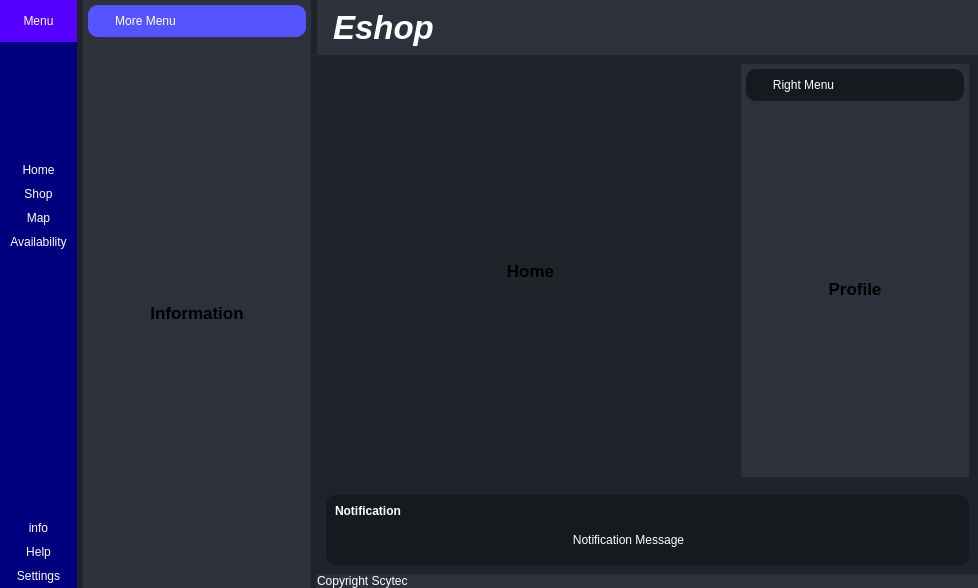
<?xml version="1.0" encoding="UTF-8"?>
<ui version="4.0">
 <class>MainWindow</class>
 <widget class="QMainWindow" name="MainWindow">
  <property name="geometry">
   <rect>
    <x>0</x>
    <y>0</y>
    <width>978</width>
    <height>588</height>
   </rect>
  </property>
  <property name="windowTitle">
   <string>MainWindow</string>
  </property>
  <property name="styleSheet">
   <string notr="true">#centralwidget{
	background-color: #1f232a;
}</string>
  </property>
  <widget class="QWidget" name="centralwidget">
   <property name="styleSheet">
    <string notr="true">*{
	border: none;
	background-color: transparent;
	background: transparent;
	padding: 0;
	margin: 0;
	color: #fff;
}
#leftMenuSubConatiner{
	background-color:#16191d;
}
#leftMenuSubContainer QPushButton{
	text-algin:left;
	padding: 5px 10px;
	border-top-left-radius: 10px;
	border-bottom-left-radius: 10px;
}
#centralwidget{
	background-color:#1f232a;
}
#CenterMenuSubContainer,#rightMenuSubContainer{
	background-color:#2c313c;
}
#frame_4,#frame_8,#PopupNotificationSubContainer{
	background-color:#16191d;
	border-radius: 10px;
}
#headerContainer,#footerContainer{
	background-color:#2c313c;
}</string>
   </property>
   <layout class="QHBoxLayout" name="horizontalLayout">
    <property name="spacing">
     <number>6</number>
    </property>
    <property name="leftMargin">
     <number>0</number>
    </property>
    <property name="topMargin">
     <number>0</number>
    </property>
    <property name="rightMargin">
     <number>0</number>
    </property>
    <property name="bottomMargin">
     <number>0</number>
    </property>
    <item alignment="Qt::AlignLeft">
     <widget class="QWidget" name="mainBodyContainer" native="true">
      <property name="styleSheet">
       <string notr="true">#leftMenuSubContainer{
	
	background-color: rgb(0, 0, 127);
}</string>
      </property>
      <layout class="QVBoxLayout" name="verticalLayout">
       <property name="spacing">
        <number>0</number>
       </property>
       <property name="leftMargin">
        <number>0</number>
       </property>
       <property name="topMargin">
        <number>0</number>
       </property>
       <property name="rightMargin">
        <number>0</number>
       </property>
       <property name="bottomMargin">
        <number>0</number>
       </property>
       <item>
        <widget class="QWidget" name="leftMenuSubContainer" native="true">
         <layout class="QVBoxLayout" name="verticalLayout_2">
          <property name="spacing">
           <number>0</number>
          </property>
          <property name="leftMargin">
           <number>0</number>
          </property>
          <property name="topMargin">
           <number>0</number>
          </property>
          <property name="rightMargin">
           <number>0</number>
          </property>
          <property name="bottomMargin">
           <number>0</number>
          </property>
          <item alignment="Qt::AlignTop">
           <widget class="QFrame" name="frame">
            <property name="styleSheet">
             <string notr="true">#frame{
	
	background-color: rgb(85, 0, 255);
}</string>
            </property>
            <property name="frameShape">
             <enum>QFrame::StyledPanel</enum>
            </property>
            <property name="frameShadow">
             <enum>QFrame::Raised</enum>
            </property>
            <layout class="QHBoxLayout" name="horizontalLayout_2">
             <item>
              <widget class="QPushButton" name="menuBtn">
               <property name="toolTip">
                <string>Menu</string>
               </property>
               <property name="text">
                <string>Menu</string>
               </property>
               <property name="icon">
                <iconset resource="resources.qrc">
                 <normaloff>:/icons/icons/align-justify.svg</normaloff>:/icons/icons/align-justify.svg</iconset>
               </property>
               <property name="iconSize">
                <size>
                 <width>24</width>
                 <height>24</height>
                </size>
               </property>
              </widget>
             </item>
            </layout>
           </widget>
          </item>
          <item alignment="Qt::AlignTop">
           <widget class="QFrame" name="frame_2">
            <property name="sizePolicy">
             <sizepolicy hsizetype="Preferred" vsizetype="Preferred">
              <horstretch>0</horstretch>
              <verstretch>0</verstretch>
             </sizepolicy>
            </property>
            <property name="frameShape">
             <enum>QFrame::StyledPanel</enum>
            </property>
            <property name="frameShadow">
             <enum>QFrame::Raised</enum>
            </property>
            <layout class="QVBoxLayout" name="verticalLayout_3">
             <property name="spacing">
              <number>0</number>
             </property>
             <property name="leftMargin">
              <number>0</number>
             </property>
             <property name="topMargin">
              <number>0</number>
             </property>
             <property name="rightMargin">
              <number>0</number>
             </property>
             <property name="bottomMargin">
              <number>0</number>
             </property>
             <item>
              <widget class="QPushButton" name="HomeBtn">
               <property name="toolTip">
                <string>Home</string>
               </property>
               <property name="text">
                <string>Home</string>
               </property>
               <property name="icon">
                <iconset resource="resources.qrc">
                 <normaloff>:/icons/icons/menu.png</normaloff>:/icons/icons/menu.png</iconset>
               </property>
               <property name="iconSize">
                <size>
                 <width>32</width>
                 <height>32</height>
                </size>
               </property>
              </widget>
             </item>
             <item>
              <widget class="QPushButton" name="ShopBtn">
               <property name="toolTip">
                <string>Shop</string>
               </property>
               <property name="text">
                <string>Shop</string>
               </property>
               <property name="icon">
                <iconset resource="resources.qrc">
                 <normaloff>:/icons/icons/carrito-de-compras.png</normaloff>:/icons/icons/carrito-de-compras.png</iconset>
               </property>
               <property name="iconSize">
                <size>
                 <width>40</width>
                 <height>40</height>
                </size>
               </property>
              </widget>
             </item>
             <item>
              <widget class="QPushButton" name="Mapbtn">
               <property name="toolTip">
                <string>Map</string>
               </property>
               <property name="text">
                <string>Map</string>
               </property>
               <property name="icon">
                <iconset resource="resources.qrc">
                 <normaloff>:/icons/icons/seguimiento (2).png</normaloff>:/icons/icons/seguimiento (2).png</iconset>
               </property>
               <property name="iconSize">
                <size>
                 <width>32</width>
                 <height>32</height>
                </size>
               </property>
              </widget>
             </item>
             <item>
              <widget class="QPushButton" name="AvailabilityBtn">
               <property name="toolTip">
                <string>Availability</string>
               </property>
               <property name="text">
                <string>Availability</string>
               </property>
               <property name="icon">
                <iconset resource="resources.qrc">
                 <normaloff>:/icons/icons/habla-a.png</normaloff>:/icons/icons/habla-a.png</iconset>
               </property>
               <property name="iconSize">
                <size>
                 <width>32</width>
                 <height>32</height>
                </size>
               </property>
              </widget>
             </item>
            </layout>
           </widget>
          </item>
          <item alignment="Qt::AlignBottom">
           <widget class="QFrame" name="frame_3">
            <property name="frameShape">
             <enum>QFrame::StyledPanel</enum>
            </property>
            <property name="frameShadow">
             <enum>QFrame::Raised</enum>
            </property>
            <layout class="QVBoxLayout" name="verticalLayout_4">
             <property name="spacing">
              <number>0</number>
             </property>
             <property name="leftMargin">
              <number>0</number>
             </property>
             <property name="topMargin">
              <number>0</number>
             </property>
             <property name="rightMargin">
              <number>0</number>
             </property>
             <property name="bottomMargin">
              <number>0</number>
             </property>
             <item>
              <spacer name="verticalSpacer">
               <property name="orientation">
                <enum>Qt::Vertical</enum>
               </property>
               <property name="sizeHint" stdset="0">
                <size>
                 <width>20</width>
                 <height>200</height>
                </size>
               </property>
              </spacer>
             </item>
             <item>
              <widget class="QPushButton" name="infoBtn">
               <property name="toolTip">
                <string>info</string>
               </property>
               <property name="text">
                <string>info</string>
               </property>
               <property name="icon">
                <iconset resource="resources.qrc">
                 <normaloff>:/icons/icons/info.svg</normaloff>:/icons/icons/info.svg</iconset>
               </property>
               <property name="iconSize">
                <size>
                 <width>24</width>
                 <height>24</height>
                </size>
               </property>
              </widget>
             </item>
             <item>
              <widget class="QPushButton" name="HelpBtn">
               <property name="toolTip">
                <string>Help</string>
               </property>
               <property name="text">
                <string>Help</string>
               </property>
               <property name="icon">
                <iconset resource="resources.qrc">
                 <normaloff>:/icons/icons/sitio-web.png</normaloff>:/icons/icons/sitio-web.png</iconset>
               </property>
               <property name="iconSize">
                <size>
                 <width>32</width>
                 <height>32</height>
                </size>
               </property>
              </widget>
             </item>
             <item>
              <widget class="QPushButton" name="SettingsBtn">
               <property name="toolTip">
                <string>Settings</string>
               </property>
               <property name="text">
                <string>Settings</string>
               </property>
               <property name="icon">
                <iconset resource="resources.qrc">
                 <normaloff>:/icons/icons/settings.svg</normaloff>:/icons/icons/settings.svg</iconset>
               </property>
               <property name="iconSize">
                <size>
                 <width>24</width>
                 <height>24</height>
                </size>
               </property>
              </widget>
             </item>
            </layout>
           </widget>
          </item>
         </layout>
        </widget>
       </item>
      </layout>
     </widget>
    </item>
    <item>
     <widget class="QWidget" name="centerMenuContainer" native="true">
      <property name="minimumSize">
       <size>
        <width>200</width>
        <height>0</height>
       </size>
      </property>
      <layout class="QVBoxLayout" name="verticalLayout_5">
       <property name="spacing">
        <number>0</number>
       </property>
       <property name="leftMargin">
        <number>0</number>
       </property>
       <property name="topMargin">
        <number>0</number>
       </property>
       <property name="rightMargin">
        <number>0</number>
       </property>
       <property name="bottomMargin">
        <number>0</number>
       </property>
       <item alignment="Qt::AlignLeft">
        <widget class="QWidget" name="CenterMenuSubContainer" native="true">
         <layout class="QVBoxLayout" name="verticalLayout_6">
          <property name="spacing">
           <number>5</number>
          </property>
          <property name="leftMargin">
           <number>5</number>
          </property>
          <property name="topMargin">
           <number>5</number>
          </property>
          <property name="rightMargin">
           <number>5</number>
          </property>
          <property name="bottomMargin">
           <number>5</number>
          </property>
          <item alignment="Qt::AlignTop">
           <widget class="QFrame" name="frame_4">
            <property name="styleSheet">
             <string notr="true">background-color: rgb(85, 85, 255);</string>
            </property>
            <property name="frameShape">
             <enum>QFrame::StyledPanel</enum>
            </property>
            <property name="frameShadow">
             <enum>QFrame::Raised</enum>
            </property>
            <layout class="QHBoxLayout" name="horizontalLayout_3">
             <item>
              <widget class="QLabel" name="label">
               <property name="text">
                <string>More Menu</string>
               </property>
               <property name="alignment">
                <set>Qt::AlignCenter</set>
               </property>
              </widget>
             </item>
             <item alignment="Qt::AlignRight">
              <widget class="QPushButton" name="pushButton">
               <property name="toolTip">
                <string>Close Menu</string>
               </property>
               <property name="text">
                <string/>
               </property>
               <property name="icon">
                <iconset resource="resources.qrc">
                 <normaloff>:/icons/icons/x-circle.svg</normaloff>:/icons/icons/x-circle.svg</iconset>
               </property>
               <property name="iconSize">
                <size>
                 <width>24</width>
                 <height>24</height>
                </size>
               </property>
              </widget>
             </item>
            </layout>
           </widget>
          </item>
          <item>
           <widget class="QStackedWidget" name="stackedWidget">
            <property name="currentIndex">
             <number>2</number>
            </property>
            <widget class="QWidget" name="page">
             <layout class="QVBoxLayout" name="verticalLayout_7">
              <item>
               <widget class="QLabel" name="label_2">
                <property name="font">
                 <font>
                  <pointsize>13</pointsize>
                  <bold>true</bold>
                 </font>
                </property>
                <property name="styleSheet">
                 <string notr="true">color: rgb(0, 0, 0);</string>
                </property>
                <property name="text">
                 <string>Settings</string>
                </property>
                <property name="alignment">
                 <set>Qt::AlignCenter</set>
                </property>
               </widget>
              </item>
             </layout>
            </widget>
            <widget class="QWidget" name="page_3">
             <layout class="QVBoxLayout" name="verticalLayout_9">
              <item>
               <widget class="QLabel" name="label_4">
                <property name="minimumSize">
                 <size>
                  <width>200</width>
                  <height>0</height>
                 </size>
                </property>
                <property name="font">
                 <font>
                  <pointsize>13</pointsize>
                  <bold>true</bold>
                 </font>
                </property>
                <property name="styleSheet">
                 <string notr="true">color: rgb(0, 0, 0);</string>
                </property>
                <property name="text">
                 <string>Help</string>
                </property>
                <property name="alignment">
                 <set>Qt::AlignCenter</set>
                </property>
               </widget>
              </item>
             </layout>
            </widget>
            <widget class="QWidget" name="page_2">
             <layout class="QVBoxLayout" name="verticalLayout_8">
              <item>
               <widget class="QLabel" name="label_3">
                <property name="font">
                 <font>
                  <pointsize>13</pointsize>
                  <bold>true</bold>
                 </font>
                </property>
                <property name="styleSheet">
                 <string notr="true">color: rgb(0, 0, 0);</string>
                </property>
                <property name="text">
                 <string>Information</string>
                </property>
                <property name="alignment">
                 <set>Qt::AlignCenter</set>
                </property>
               </widget>
              </item>
             </layout>
            </widget>
           </widget>
          </item>
         </layout>
        </widget>
       </item>
      </layout>
     </widget>
    </item>
    <item>
     <widget class="QWidget" name="leftMenuContainer" native="true">
      <property name="sizePolicy">
       <sizepolicy hsizetype="Expanding" vsizetype="Preferred">
        <horstretch>0</horstretch>
        <verstretch>0</verstretch>
       </sizepolicy>
      </property>
      <property name="styleSheet">
       <string notr="true"/>
      </property>
      <layout class="QVBoxLayout" name="verticalLayout_10">
       <property name="spacing">
        <number>0</number>
       </property>
       <property name="leftMargin">
        <number>0</number>
       </property>
       <property name="topMargin">
        <number>0</number>
       </property>
       <property name="rightMargin">
        <number>0</number>
       </property>
       <property name="bottomMargin">
        <number>0</number>
       </property>
       <item alignment="Qt::AlignTop">
        <widget class="QWidget" name="headerContainer" native="true">
         <layout class="QHBoxLayout" name="horizontalLayout_5">
          <item alignment="Qt::AlignLeft">
           <widget class="QFrame" name="frame_5">
            <property name="frameShape">
             <enum>QFrame::StyledPanel</enum>
            </property>
            <property name="frameShadow">
             <enum>QFrame::Raised</enum>
            </property>
            <layout class="QHBoxLayout" name="horizontalLayout_7">
             <property name="spacing">
              <number>0</number>
             </property>
             <property name="leftMargin">
              <number>0</number>
             </property>
             <property name="topMargin">
              <number>0</number>
             </property>
             <property name="rightMargin">
              <number>0</number>
             </property>
             <property name="bottomMargin">
              <number>0</number>
             </property>
             <item>
              <widget class="QLabel" name="label_5">
               <property name="maximumSize">
                <size>
                 <width>30</width>
                 <height>30</height>
                </size>
               </property>
               <property name="text">
                <string/>
               </property>
               <property name="pixmap">
                <pixmap resource="resources.qrc">:/icons/icons/Ecomerce.png</pixmap>
               </property>
               <property name="scaledContents">
                <bool>true</bool>
               </property>
              </widget>
             </item>
             <item>
              <widget class="QLabel" name="label_6">
               <property name="font">
                <font>
                 <pointsize>25</pointsize>
                 <italic>true</italic>
                 <bold>true</bold>
                </font>
               </property>
               <property name="text">
                <string>Eshop</string>
               </property>
              </widget>
             </item>
            </layout>
           </widget>
          </item>
          <item alignment="Qt::AlignHCenter">
           <widget class="QFrame" name="frame_6">
            <property name="frameShape">
             <enum>QFrame::StyledPanel</enum>
            </property>
            <property name="frameShadow">
             <enum>QFrame::Raised</enum>
            </property>
            <layout class="QHBoxLayout" name="horizontalLayout_6">
             <property name="spacing">
              <number>0</number>
             </property>
             <property name="leftMargin">
              <number>0</number>
             </property>
             <property name="topMargin">
              <number>0</number>
             </property>
             <property name="rightMargin">
              <number>0</number>
             </property>
             <property name="bottomMargin">
              <number>0</number>
             </property>
             <item>
              <widget class="QPushButton" name="pushButton_6">
               <property name="toolTip">
                <string>More</string>
               </property>
               <property name="text">
                <string/>
               </property>
               <property name="icon">
                <iconset resource="resources.qrc">
                 <normaloff>:/icons/icons/more-horizontal.svg</normaloff>:/icons/icons/more-horizontal.svg</iconset>
               </property>
               <property name="iconSize">
                <size>
                 <width>24</width>
                 <height>24</height>
                </size>
               </property>
              </widget>
             </item>
             <item>
              <widget class="QPushButton" name="pushButton_5">
               <property name="toolTip">
                <string>Profile</string>
               </property>
               <property name="text">
                <string/>
               </property>
               <property name="icon">
                <iconset resource="resources.qrc">
                 <normaloff>:/icons/icons/usuario.png</normaloff>:/icons/icons/usuario.png</iconset>
               </property>
               <property name="iconSize">
                <size>
                 <width>24</width>
                 <height>24</height>
                </size>
               </property>
              </widget>
             </item>
            </layout>
           </widget>
          </item>
          <item alignment="Qt::AlignRight">
           <widget class="QFrame" name="frame_7">
            <property name="frameShape">
             <enum>QFrame::StyledPanel</enum>
            </property>
            <property name="frameShadow">
             <enum>QFrame::Raised</enum>
            </property>
            <layout class="QHBoxLayout" name="horizontalLayout_4">
             <property name="spacing">
              <number>0</number>
             </property>
             <property name="leftMargin">
              <number>0</number>
             </property>
             <property name="topMargin">
              <number>0</number>
             </property>
             <property name="rightMargin">
              <number>0</number>
             </property>
             <property name="bottomMargin">
              <number>0</number>
             </property>
             <item>
              <widget class="QPushButton" name="pushButton_3">
               <property name="toolTip">
                <string>Minimize Window</string>
               </property>
               <property name="text">
                <string/>
               </property>
               <property name="icon">
                <iconset resource="resources.qrc">
                 <normaloff>:/icons/icons/signo-menos.png</normaloff>:/icons/icons/signo-menos.png</iconset>
               </property>
               <property name="iconSize">
                <size>
                 <width>24</width>
                 <height>24</height>
                </size>
               </property>
              </widget>
             </item>
             <item>
              <widget class="QPushButton" name="pushButton_2">
               <property name="toolTip">
                <string>Restore Window</string>
               </property>
               <property name="text">
                <string/>
               </property>
               <property name="icon">
                <iconset resource="resources.qrc">
                 <normaloff>:/icons/icons/formas-cuadradas.png</normaloff>:/icons/icons/formas-cuadradas.png</iconset>
               </property>
               <property name="iconSize">
                <size>
                 <width>24</width>
                 <height>24</height>
                </size>
               </property>
              </widget>
             </item>
             <item>
              <widget class="QPushButton" name="pushButton_4">
               <property name="toolTip">
                <string>Close Window</string>
               </property>
               <property name="text">
                <string/>
               </property>
               <property name="icon">
                <iconset resource="resources.qrc">
                 <normaloff>:/icons/icons/chi.png</normaloff>:/icons/icons/chi.png</iconset>
               </property>
               <property name="iconSize">
                <size>
                 <width>24</width>
                 <height>24</height>
                </size>
               </property>
              </widget>
             </item>
            </layout>
           </widget>
          </item>
         </layout>
        </widget>
       </item>
       <item>
        <widget class="QWidget" name="mainBodyContent" native="true">
         <property name="sizePolicy">
          <sizepolicy hsizetype="Preferred" vsizetype="Expanding">
           <horstretch>0</horstretch>
           <verstretch>0</verstretch>
          </sizepolicy>
         </property>
         <layout class="QHBoxLayout" name="horizontalLayout_8">
          <item>
           <widget class="QWidget" name="mainContentsContainer" native="true">
            <layout class="QHBoxLayout" name="horizontalLayout_10">
             <item>
              <widget class="QStackedWidget" name="stackedWidget_3">
               <property name="currentIndex">
                <number>0</number>
               </property>
               <widget class="QWidget" name="page_6">
                <layout class="QVBoxLayout" name="verticalLayout_15">
                 <item>
                  <widget class="QLabel" name="label_10">
                   <property name="minimumSize">
                    <size>
                     <width>200</width>
                     <height>0</height>
                    </size>
                   </property>
                   <property name="font">
                    <font>
                     <pointsize>13</pointsize>
                     <bold>true</bold>
                    </font>
                   </property>
                   <property name="styleSheet">
                    <string notr="true">color: rgb(0, 0, 0);</string>
                   </property>
                   <property name="text">
                    <string>Home</string>
                   </property>
                   <property name="alignment">
                    <set>Qt::AlignCenter</set>
                   </property>
                  </widget>
                 </item>
                </layout>
               </widget>
               <widget class="QWidget" name="page_7">
                <layout class="QVBoxLayout" name="verticalLayout_16">
                 <item>
                  <widget class="QLabel" name="label_11">
                   <property name="minimumSize">
                    <size>
                     <width>200</width>
                     <height>0</height>
                    </size>
                   </property>
                   <property name="font">
                    <font>
                     <pointsize>13</pointsize>
                     <bold>true</bold>
                    </font>
                   </property>
                   <property name="styleSheet">
                    <string notr="true">color: rgb(0, 0, 0);</string>
                   </property>
                   <property name="text">
                    <string>Shop</string>
                   </property>
                   <property name="alignment">
                    <set>Qt::AlignCenter</set>
                   </property>
                  </widget>
                 </item>
                </layout>
               </widget>
               <widget class="QWidget" name="page_8">
                <layout class="QVBoxLayout" name="verticalLayout_17">
                 <item>
                  <widget class="QLabel" name="label_12">
                   <property name="minimumSize">
                    <size>
                     <width>200</width>
                     <height>0</height>
                    </size>
                   </property>
                   <property name="font">
                    <font>
                     <pointsize>13</pointsize>
                     <bold>true</bold>
                    </font>
                   </property>
                   <property name="styleSheet">
                    <string notr="true">color: rgb(0, 0, 0);</string>
                   </property>
                   <property name="text">
                    <string>Map</string>
                   </property>
                   <property name="alignment">
                    <set>Qt::AlignCenter</set>
                   </property>
                  </widget>
                 </item>
                </layout>
               </widget>
               <widget class="QWidget" name="page_9">
                <layout class="QVBoxLayout" name="verticalLayout_20">
                 <property name="leftMargin">
                  <number>0</number>
                 </property>
                 <property name="topMargin">
                  <number>0</number>
                 </property>
                 <property name="rightMargin">
                  <number>0</number>
                 </property>
                 <property name="bottomMargin">
                  <number>0</number>
                 </property>
                 <item>
                  <widget class="QLabel" name="label_14">
                   <property name="minimumSize">
                    <size>
                     <width>200</width>
                     <height>0</height>
                    </size>
                   </property>
                   <property name="font">
                    <font>
                     <pointsize>13</pointsize>
                     <bold>true</bold>
                    </font>
                   </property>
                   <property name="styleSheet">
                    <string notr="true">color: rgb(0, 0, 0);</string>
                   </property>
                   <property name="text">
                    <string>Availability</string>
                   </property>
                   <property name="alignment">
                    <set>Qt::AlignCenter</set>
                   </property>
                  </widget>
                 </item>
                </layout>
               </widget>
              </widget>
             </item>
            </layout>
           </widget>
          </item>
          <item>
           <widget class="QWidget" name="rightMenuContainer" native="true">
            <property name="minimumSize">
             <size>
              <width>200</width>
              <height>0</height>
             </size>
            </property>
            <layout class="QVBoxLayout" name="verticalLayout_11">
             <property name="spacing">
              <number>0</number>
             </property>
             <property name="leftMargin">
              <number>0</number>
             </property>
             <property name="topMargin">
              <number>0</number>
             </property>
             <property name="rightMargin">
              <number>0</number>
             </property>
             <property name="bottomMargin">
              <number>0</number>
             </property>
             <item alignment="Qt::AlignRight">
              <widget class="QWidget" name="rightMenuSubContainer" native="true">
               <property name="minimumSize">
                <size>
                 <width>200</width>
                 <height>0</height>
                </size>
               </property>
               <layout class="QVBoxLayout" name="verticalLayout_12">
                <property name="spacing">
                 <number>5</number>
                </property>
                <property name="leftMargin">
                 <number>5</number>
                </property>
                <property name="topMargin">
                 <number>5</number>
                </property>
                <property name="rightMargin">
                 <number>5</number>
                </property>
                <property name="bottomMargin">
                 <number>5</number>
                </property>
                <item>
                 <widget class="QFrame" name="frame_8">
                  <property name="frameShape">
                   <enum>QFrame::StyledPanel</enum>
                  </property>
                  <property name="frameShadow">
                   <enum>QFrame::Raised</enum>
                  </property>
                  <layout class="QHBoxLayout" name="horizontalLayout_9">
                   <item>
                    <widget class="QLabel" name="label_7">
                     <property name="text">
                      <string>Right Menu</string>
                     </property>
                     <property name="alignment">
                      <set>Qt::AlignCenter</set>
                     </property>
                    </widget>
                   </item>
                   <item alignment="Qt::AlignRight">
                    <widget class="QPushButton" name="pushButton_7">
                     <property name="toolTip">
                      <string>Close Menu</string>
                     </property>
                     <property name="text">
                      <string/>
                     </property>
                     <property name="icon">
                      <iconset resource="resources.qrc">
                       <normaloff>:/icons/icons/boton-x.png</normaloff>:/icons/icons/boton-x.png</iconset>
                     </property>
                     <property name="iconSize">
                      <size>
                       <width>24</width>
                       <height>24</height>
                      </size>
                     </property>
                    </widget>
                   </item>
                  </layout>
                 </widget>
                </item>
                <item>
                 <widget class="QStackedWidget" name="stackedWidget_2">
                  <widget class="QWidget" name="page_4">
                   <layout class="QVBoxLayout" name="verticalLayout_13">
                    <item>
                     <widget class="QLabel" name="label_8">
                      <property name="font">
                       <font>
                        <pointsize>13</pointsize>
                        <bold>true</bold>
                       </font>
                      </property>
                      <property name="styleSheet">
                       <string notr="true">color: rgb(0, 0, 0);</string>
                      </property>
                      <property name="text">
                       <string>Profile</string>
                      </property>
                      <property name="alignment">
                       <set>Qt::AlignCenter</set>
                      </property>
                     </widget>
                    </item>
                   </layout>
                  </widget>
                  <widget class="QWidget" name="page_5">
                   <layout class="QVBoxLayout" name="verticalLayout_14">
                    <item>
                     <widget class="QLabel" name="label_9">
                      <property name="minimumSize">
                       <size>
                        <width>200</width>
                        <height>0</height>
                       </size>
                      </property>
                      <property name="font">
                       <font>
                        <pointsize>13</pointsize>
                        <bold>true</bold>
                       </font>
                      </property>
                      <property name="styleSheet">
                       <string notr="true">color: rgb(0, 0, 0);</string>
                      </property>
                      <property name="text">
                       <string>More....</string>
                      </property>
                      <property name="alignment">
                       <set>Qt::AlignCenter</set>
                      </property>
                     </widget>
                    </item>
                   </layout>
                  </widget>
                 </widget>
                </item>
               </layout>
              </widget>
             </item>
            </layout>
           </widget>
          </item>
         </layout>
        </widget>
       </item>
       <item>
        <widget class="QWidget" name="PopupNotificationContainer" native="true">
         <layout class="QVBoxLayout" name="verticalLayout_18">
          <item>
           <widget class="QWidget" name="PopupNotificationSubContainer" native="true">
            <layout class="QVBoxLayout" name="verticalLayout_19">
             <item>
              <widget class="QLabel" name="label_15">
               <property name="font">
                <font>
                 <bold>true</bold>
                </font>
               </property>
               <property name="text">
                <string>Notification</string>
               </property>
              </widget>
             </item>
             <item>
              <widget class="QFrame" name="frame_9">
               <property name="frameShape">
                <enum>QFrame::StyledPanel</enum>
               </property>
               <property name="frameShadow">
                <enum>QFrame::Raised</enum>
               </property>
               <layout class="QHBoxLayout" name="horizontalLayout_11">
                <item>
                 <widget class="QLabel" name="label_13">
                  <property name="sizePolicy">
                   <sizepolicy hsizetype="Expanding" vsizetype="Preferred">
                    <horstretch>0</horstretch>
                    <verstretch>0</verstretch>
                   </sizepolicy>
                  </property>
                  <property name="text">
                   <string>Notification Message</string>
                  </property>
                  <property name="alignment">
                   <set>Qt::AlignCenter</set>
                  </property>
                 </widget>
                </item>
                <item alignment="Qt::AlignRight">
                 <widget class="QPushButton" name="pushButton_8">
                  <property name="toolTip">
                   <string>Close notification</string>
                  </property>
                  <property name="text">
                   <string/>
                  </property>
                  <property name="icon">
                   <iconset resource="resources.qrc">
                    <normaloff>:/icons/icons/boton-x.png</normaloff>:/icons/icons/boton-x.png</iconset>
                  </property>
                  <property name="iconSize">
                   <size>
                    <width>24</width>
                    <height>24</height>
                   </size>
                  </property>
                 </widget>
                </item>
               </layout>
              </widget>
             </item>
            </layout>
           </widget>
          </item>
         </layout>
        </widget>
       </item>
       <item>
        <widget class="QWidget" name="footerContainer" native="true">
         <layout class="QHBoxLayout" name="horizontalLayout_12">
          <property name="spacing">
           <number>0</number>
          </property>
          <property name="leftMargin">
           <number>0</number>
          </property>
          <property name="topMargin">
           <number>0</number>
          </property>
          <property name="rightMargin">
           <number>0</number>
          </property>
          <property name="bottomMargin">
           <number>0</number>
          </property>
          <item>
           <widget class="QFrame" name="frame_10">
            <property name="frameShape">
             <enum>QFrame::StyledPanel</enum>
            </property>
            <property name="frameShadow">
             <enum>QFrame::Raised</enum>
            </property>
            <layout class="QHBoxLayout" name="horizontalLayout_13">
             <property name="spacing">
              <number>0</number>
             </property>
             <property name="leftMargin">
              <number>0</number>
             </property>
             <property name="topMargin">
              <number>0</number>
             </property>
             <property name="rightMargin">
              <number>0</number>
             </property>
             <property name="bottomMargin">
              <number>0</number>
             </property>
             <item>
              <widget class="QLabel" name="label_16">
               <property name="text">
                <string>Copyright Scytec</string>
               </property>
              </widget>
             </item>
            </layout>
           </widget>
          </item>
          <item>
           <widget class="QFrame" name="sizeGrip">
            <property name="minimumSize">
             <size>
              <width>10</width>
              <height>10</height>
             </size>
            </property>
            <property name="maximumSize">
             <size>
              <width>10</width>
              <height>10</height>
             </size>
            </property>
            <property name="frameShape">
             <enum>QFrame::StyledPanel</enum>
            </property>
            <property name="frameShadow">
             <enum>QFrame::Raised</enum>
            </property>
           </widget>
          </item>
         </layout>
        </widget>
       </item>
      </layout>
     </widget>
    </item>
   </layout>
  </widget>
 </widget>
 <resources>
  <include location="resources.qrc"/>
 </resources>
 <connections/>
</ui>
